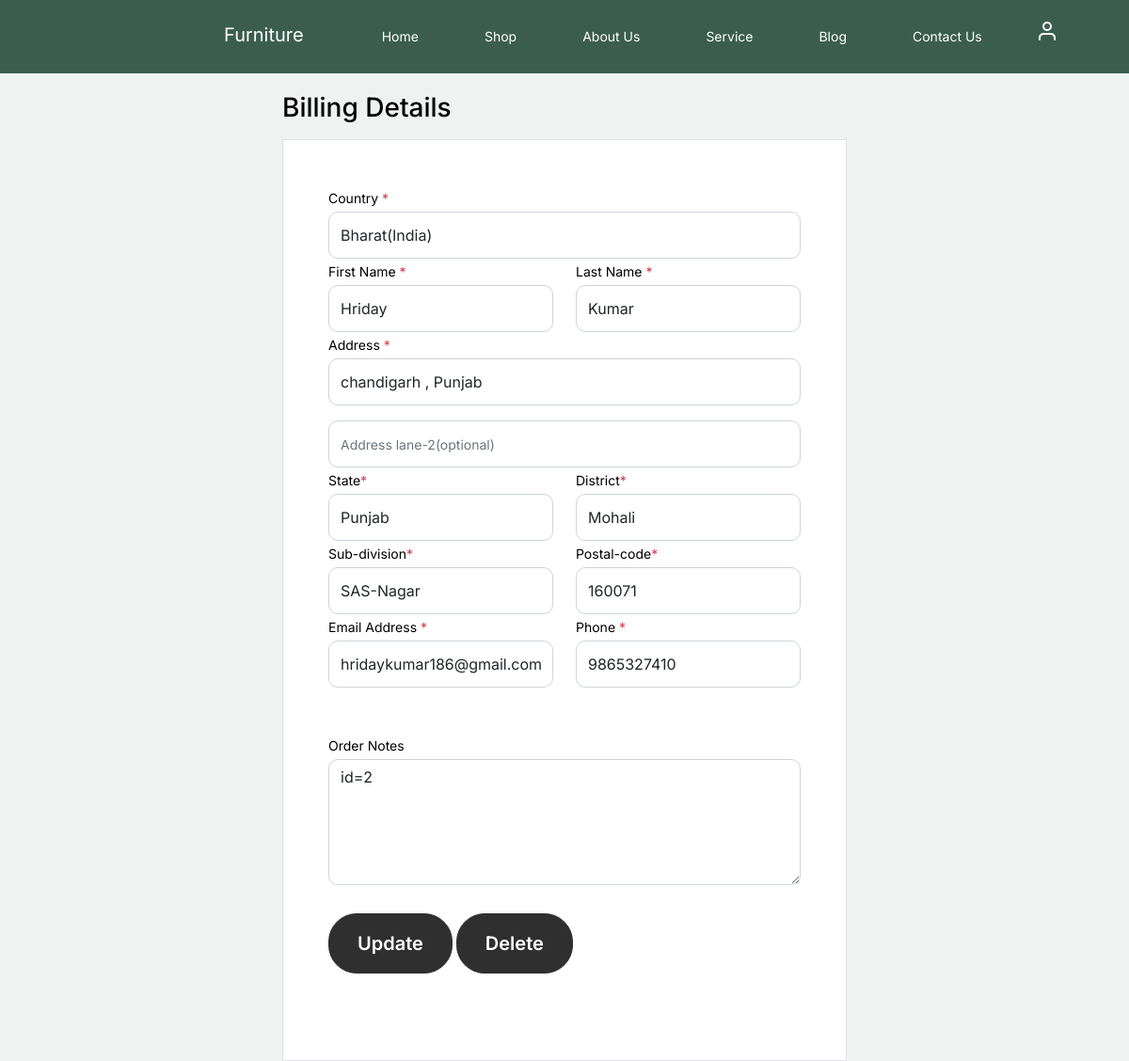
The app's page /Address/edit_address.php?address_id=2 (signed in) with its own data.
### tables this page shows
CREATE TABLE `user_address` (
  `address_id` int(11) NOT NULL,
  `user_id` varchar(11) NOT NULL,
  `firstname` varchar(11) NOT NULL,
  `lastname` varchar(11) NOT NULL,
  `country` varchar(110) NOT NULL,
  `state` varchar(250) NOT NULL,
  `district` varchar(250) NOT NULL,
  `sub_division` varchar(357) NOT NULL,
  `postal_code` varchar(10) NOT NULL,
  `address_lan_1` varchar(951) NOT NULL,
  `address_lan_2` varchar(753) DEFAULT NULL,
  `email` varchar(555) NOT NULL,
  `phone` varchar(12) NOT NULL,
  `note` varchar(1500) DEFAULT NULL,
  `created_at` varchar(250) NOT NULL
);

### Address/edit_address.php (the view, shortened to what this page needs)
<?php
require_once "../config.php";
?>
<!doctype html>
<html lang="en">
<head>
  <link href="../css/bootstrap.min.css" rel="stylesheet">
  <link href="https://cdnjs.cloudflare.com/ajax/libs/font-awesome/6.0.0-beta3/css/all.min.css" rel="stylesheet">
  <link href="../css/tiny-slider.css" rel="stylesheet">
  <link href="../css/style.css" rel="stylesheet">
  <link href="style.css" rel="stylesheet">
</head>
<body>
<div class="flex">
    <li class="cont"><a href="../index.php">Furniture</a></li>
    <div class="disc">
    <ul>
        <li><a href="../index.php">Home</a></li>
        <li><a href="../shop.php">Shop</a></li>
        <li><a href="../about.php">About Us</a></li>
        <li><a href="../service.php">Service</a></li>
        <li><a href="../blog.php">Blog</a></li>
        <li><a href="../contact.php">Contact Us</a></li>
        <li class="sub-item"><img src="user.svg"></li>
    </ul>
    </div>
</div>
<?php
if(isset($_GET["address_id"])){
    $address = $_GET["address_id"];
$fetch = mysqli_query($conn, "SELECT * FROM user_address WHERE address_id = '$address'");
if(mysqli_num_rows($fetch) > 0){
	while($res = $fetch->fetch_assoc()){
		$firstname = $res["firstname"];
        $lastname = $res["lastname"];
        $country = $res["country"];
        $state = $res["state"];
        $district = $res["district"];
        $sub_division = $res["sub_division"];
        $postal = $res["postal_code"];
        $address_lan_1 = $res["address_lan_1"];
        $address_lan_2 = $res["address_lan_2"];
        $email = $res["email"];
        $phone = $res["phone"];
        $note = $res["note"];
	}
}
}
?>
<div class="col-md-6 mb-5 mb-md-0" style="padding-top: 20px; margin-left: 300px;">
		          <h2 class="h3 mb-3 text-black">Billing Details</h2>
		          <div class="p-3 p-lg-5 border bg-white">
                    <form action="" method="POST">
		            <div class="form-group">
		              <label for="c_country" class="text-black">Country <span class="text-danger">*</span></label>
		              <select id="country" class="form-control" name="country" required>
		                <option value="Bharat(India)"><?php echo $country; ?></option>
		              </select>
		            </div>
		            <div class="form-group row">
		              <div class="col-md-6">
		                <label for="c_fname" class="text-black">First Name <span class="text-danger">*</span></label>
		                <input type="text" class="form-control" id="user_firstname" name="user_firstname" value="<?php echo $firstname; ?>" required>
		              </div>
		              <div class="col-md-6">
		                <label for="c_lname" class="text-black">Last Name <span class="text-danger">*</span></label>
		                <input type="text" class="form-control" id="user_lastname" name="user_lastname" value="<?php echo $lastname; ?>" required>
		              </div>
		            </div>
		            <div class="form-group row">
		              <div class="col-md-12">
		                <label for="c_address" class="text-black">Address <span class="text-danger">*</span></label>
		                <input type="text" class="form-control" id="user_address" name="user_address_1" placeholder="Street address" value="<?php echo $address_lan_1; ?>" required>
		              </div>
		            </div>
		            <div class="form-group mt-3">
		              <input type="text" class="form-control" placeholder="Address lane-2(optional)" name="user_address_2" value="<?php echo $address_lan_2; ?>">
		            </div>
		            <div class="form-group row">
		              <div class="col-md-6">
		                <label for="state" class="text-black">State<span class="text-danger">*</span></label>
                        <select id="country" class="form-control" name="state" required>
		                <option value="<?php echo $state; ?>"><?php echo $state; ?></option>
                      </select>
		              </div>
		              <div class="col-md-6">
		                <label for="district" class="text-black">District<span class="text-danger">*</span></label>
		                <input type="text" class="form-control" id="district" name="district" value="<?php echo $district ?>" required>
		              </div>
		            </div>
                    <div class="form-group row">
		              <div class="col-md-6">
		                <label for="sub-division" class="text-black">Sub-division<span class="text-danger">*</span></label>
		                <input type="text" class="form-control" id="sub-division" name="sub_division" value="<?php echo $sub_division; ?>" required>
		              </div>
		              <div class="col-md-6">
		                <label for="postal-code" class="text-black">Postal-code<span class="text-danger">*</span></label>
		                <input type="text" class="form-control" id="postal_code" name="postal_code" value="<?php echo $postal; ?>" required>
		              </div>
		            </div>
		            <div class="form-group row mb-5">
		              <div class="col-md-6">
		                <label for="c_email_address" class="text-black">Email Address <span class="text-danger">*</span></label>
		                <input type="text" class="form-control" id="email" name="email" value="<?php  echo $email ?>" required>
		              </div>
		              <div class="col-md-6">
		                <label for="c_phone" class="text-black">Phone <span class="text-danger">*</span></label>
		                <input type="text" class="form-control" id="phone" name="phone" placeholder="Phone Number" value="<?php echo $phone; ?>" required>
		              </div>
		            </div>
		            <div class="form-group">
		              <label for="c_order_notes" class="text-black">Order Notes</label>
		              <textarea name="note" id="note" cols="30" rows="5" class="form-control" placeholder="Write your notes here..." name="notes"><?php echo $note; ?></textarea>
		            </div>
                    <div class="form-group" style="margin-top: 30px;">
                    <input type="submit" class="btn btn-black btn-lg py-3 btn-block" name="update" value="Update" />
						  <a class="btn btn-black btn-lg py-3 btn-block" href="delete.php?address_id=<?php echo $address; ?>" onclick='return adddelete()' >Delete</a>
		                </div></br>
                    </form>
		          </div>
		        </div>
</body>
</html>

### css/style.css (style rules this page uses)
body { overflow-x: hidden; position: relative; }
body { font-family: "Inter", sans-serif; font-weight: 400; line-height: 28px; color: #6a6a6a; font-size: 14px; background-color: #eff2f1; }
a { text-decoration: none; -webkit-transition: .3s all ease; -o-transition: .3s all ease; transition: .3s all ease; color: #2f2f2f; text-decoration: underline; }
.btn { font-weight: 600; padding: 12px 30px; border-radius: 30px; color: #ffffff; background: #2f2f2f; border-color: #2f2f2f; }
.form-control { height: 50px; border-radius: 10px; font-family: "Inter", sans-serif; }
textarea { height: auto !important; }

### Address/style.css (style rules this page uses)
* { padding: 0%; margin: 0% }
.flex { margin: 0; padding: 0; background-color: #3b5d50; }
.flex .cont { color: red; list-style-type: none; margin: 0px; padding: 3px; overflow: hidden; background-color: #3b5d50; font-size: 20px; margin: 5px 0 0 15%; }
.disc { margin-left: 300px; }
ul { list-style-type: none; margin: 0px; padding: 10px; overflow: hidden; background-color: #3b5d50; }
li { float: left; }
li a { margin-left: 40px; display: block; color: white; text-align: center; padding: 15px 15px; text-decoration: none; }
.sub-item { width: 3%; display: flex; cursor: pointer; margin: 13px 0 0 45px; }

### records on screen
user_address: country "Bharat(India)", user_firstname "Hriday", user_lastname "Kumar", user_address_1 "chandigarh , Punjab", state "Punjab", district "Mohali", sub_division "SAS-Nagar", postal_code "160071", email "hridaykumar186@gmail.com", phone "9865327410", note "id=2"
